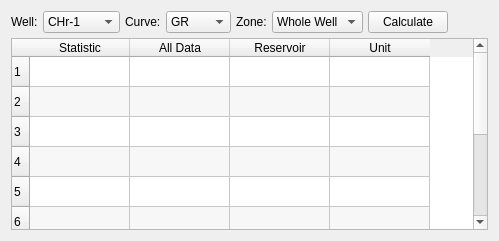
       <widget class="QWidget" name="tabStatistics">
        <attribute name="title">
         <string>Data Stats</string>
        </attribute>
        <layout class="QVBoxLayout" name="layoutStatistics">
         <property name="spacing">
          <number>5</number>
         </property>
         <item>
          <layout class="QHBoxLayout" name="layoutStatsControls">
           <item>
            <widget class="QLabel" name="lblStatWell">
             <property name="text">
              <string>Well:</string>
             </property>
            </widget>
           </item>
           <item>
            <widget class="QComboBox" name="comboStatWell">
             <item>
              <property name="text">
               <string>CHr-1</string>
              </property>
             </item>
             <item>
              <property name="text">
               <string>Tau-1</string>
              </property>
             </item>
             <item>
              <property name="text">
               <string>Experior</string>
              </property>
             </item>
             <item>
              <property name="text">
               <string>All Wells</string>
              </property>
             </item>
            </widget>
           </item>
           <item>
            <widget class="QLabel" name="lblStatCurve">
             <property name="text">
              <string>Curve:</string>
             </property>
            </widget>
           </item>
           <item>
            <widget class="QComboBox" name="comboStatCurve">
             <item>
              <property name="text">
               <string>GR</string>
              </property>
             </item>
             <item>
              <property name="text">
               <string>RHOB</string>
              </property>
             </item>
             <item>
              <property name="text">
               <string>NPHI</string>
              </property>
             </item>
             <item>
              <property name="text">
               <string>PHIE</string>
              </property>
             </item>
             <item>
              <property name="text">
               <string>SW</string>
              </property>
             </item>
             <item>
              <property name="text">
               <string>PERM</string>
              </property>
             </item>
             <item>
              <property name="text">
               <string>VSH</string>
              </property>
             </item>
            </widget>
           </item>
           <item>
            <widget class="QLabel" name="lblStatZone">
             <property name="text">
              <string>Zone:</string>
             </property>
            </widget>
           </item>
           <item>
            <widget class="QComboBox" name="comboStatZone">
             <item>
              <property name="text">
               <string>Whole Well</string>
              </property>
             </item>
             <item>
              <property name="text">
               <string>Zone 1</string>
              </property>
             </item>
             <item>
              <property name="text">
               <string>Zone 2</string>
              </property>
             </item>
            </widget>
           </item>
           <item>
            <widget class="QPushButton" name="btnCalcStats">
             <property name="text">
              <string>Calculate</string>
             </property>
            </widget>
           </item>
           <item>
            <spacer name="spacerStats">
             <property name="orientation">
              <enum>Qt::Horizontal</enum>
             </property>
             <property name="sizeHint" stdset="0">
              <size>
               <width>40</width>
               <height>20</height>
              </size>
             </property>
            </spacer>
           </item>
          </layout>
         </item>
         <item>
          <widget class="QTableWidget" name="tableStatistics">
           <property name="alternatingRowColors">
            <bool>true</bool>
           </property>
           <property name="selectionBehavior">
            <enum>QAbstractItemView::SelectRows</enum>
           </property>
           <property name="rowCount">
            <number>10</number>
           </property>
           <property name="columnCount">
            <number>4</number>
           </property>
           <row/>
           <row/>
           <row/>
           <row/>
           <row/>
           <row/>
           <row/>
           <row/>
           <row/>
           <row/>
           <column>
            <property name="text">
             <string>Statistic</string>
            </property>
           </column>
           <column>
            <property name="text">
             <string>All Data</string>
            </property>
           </column>
           <column>
            <property name="text">
             <string>Reservoir</string>
            </property>
           </column>
           <column>
            <property name="text">
             <string>Unit</string>
            </property>
           </column>
          </widget>
         </item>
        </layout>
       </widget>
